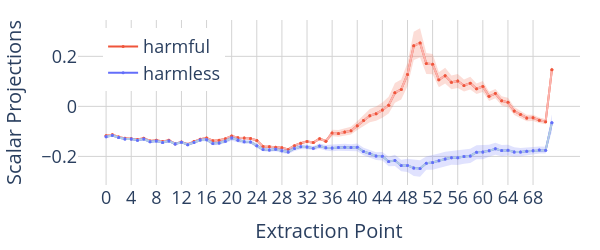

Here is the notebook cell this chart was saved with:
### Markdown cell above
### Projection of activations at each extraction point onto the chosen refusal direction

### Code cell
fig = go.Figure()

for category in ["harmful", "harmless"]:
    if category == "harmful":
        acts_normed = harmful_acts_normed
    else:
        acts_normed = harmless_acts_normed

    # layers x resid_modules x batch_size x dim
    activations = acts_normed[..., chosen_token_idx, :].cpu().numpy()

    # dim
    direction = refusal_dirs[chosen_layer, chosen_act_idx].cpu().numpy()

    # layers x resid_modules x batch_size
    scalar_projections = einops.einsum(
        activations,
        direction,
        "... batch_size dim, ... dim -> ... batch_size",
    )
    scalar_projections = np.nan_to_num(scalar_projections)
    print(category)
    print(scalar_projections.mean())
    degrees = np.rad2deg(np.arccos(scalar_projections))

    y_values = scalar_projections

    batch_size = scalar_projections.shape[-1]

    x_values = sum([[f"{l}", f"{l}-post"] for l in range(num_layers)], [])
    x_values = [str(i) for i in range(2 * num_layers)]

    # variance
    fig.add_trace(
        variance_plot(
            x=x_values,
            y=torch.tensor(y_values).reshape(-1, degrees.shape[-1]),
            yaxis="y",
            fillcolor=colour_map_opaque[category],
            showlegend=False,
        )
    )

    # mean
    ## for legend
    fig.add_trace(
        go.Scatter(
            x=x_values,
            y=y_values.mean(axis=-1).flatten(),
            mode="lines+markers",
            yaxis="y",
            marker=dict(color=colour_map[category], size=3),
            showlegend=True,
            name=category,
        )
    )
    ## for lines
    fig.add_trace(
        go.Scatter(
            x=x_values,
            y=y_values.mean(axis=-1).flatten(),
            mode="lines",
            yaxis="y",
            marker=dict(color=colour_map_light[category], size=3),
            showlegend=False,
            name=category,
        )
    )
    ## for markers
    fig.add_trace(
        go.Scatter(
            x=x_values,
            y=y_values.mean(axis=-1).flatten(),
            mode="markers",
            yaxis="y",
            marker=dict(color=colour_map[category], size=3),
            showlegend=False,
            name=category,
        )
    )

    activations -= 2 * einops.einsum(
        np.maximum(scalar_projections, 0),
        direction,
        "layer resid_module batch_size, dim -> layer resid_module batch_size dim",
    )
    scalar_projections = einops.einsum(
        activations,
        direction,
        "... batch_size dim, ... dim -> ... batch_size",
    )
    print(category)
    print(scalar_projections.mean())
    degrees = np.rad2deg(np.arccos(scalar_projections))

    y_values = scalar_projections


module_names = ["mid", "post"]
fig.update_layout(
    grid=dict(rows=1, columns=1),
    plot_bgcolor="white",
    xaxis=dict(
        type="category",
        dtick=4,
        title=dict(text="Extraction Point", font=dict(size=20)),
        gridcolor="lightgrey",
        tickfont=dict(size=18),
    ),
    yaxis=dict(
        title=dict(text="Scalar Projections", font=dict(size=20)),
        gridcolor="lightgrey",
        zeroline=False,
        tickfont=dict(size=18),
    ),
    hovermode="x unified",
    height=250,
    width=600,
    margin=dict(l=20, r=20, t=20, b=20),
    legend=dict(x=0.05, y=0.95, font=dict(size=18)),
)
fig.show()

# fig.write_image(VISUALIZATION_DIR / "prj_onto_refusal_dir.pdf", scale=5)

### Figure 1 — Plotly figure (JSON) as saved in the notebook; plotly's stock layout.template omitted (floating-point values rounded to 4 significant figures; data arrays with more than 128 entries replaced by an {"elided": "..."} marker saying what was removed)
{"data": [{"fill": "toself", "fillcolor": "rgba(239, 85, 59, 0.2)", "line": {"color": "rgba(239, 85, 59, 0.2)", "width": 0}, "mode": "lines", "showlegend": false, "type": "scatter", "x": {"elided": "144 str values"}, "y": {"elided": "144 float values"}, "yaxis": "y"}, {"marker": {"color": "#EF553B", "size": 3}, "mode": "lines+markers", "name": "harmful", "showlegend": true, "type": "scatter", "x": ["0", "1", "2", "3", "4", "5", "6", "7", "8", "9", "10", "11", "12", "13", "14", "15", "16", "17", "18", "19", "20", "21", "22", "23", "24", "25", "26", "27", "28", "29", "30", "31", "32", "33", "34", "35", "36", "37", "38", "39", "40", "41", "42", "43", "44", "45", "46", "47", "48", "49", "50", "51", "52", "53", "54", "55", "56", "57", "58", "59", "60", "61", "62", "63", "64", "65", "66", "67", "68", "69", "70", "71"], "y": [-0.1174, -0.1131, -0.1225, -0.1279, -0.1291, -0.1326, -0.1274, -0.1384, -0.1358, -0.1401, -0.1355, -0.149, -0.1426, -0.1511, -0.1407, -0.1315, -0.1262, -0.1369, -0.1351, -0.1293, -0.1189, -0.1254, -0.1264, -0.1288, -0.1359, -0.16, -0.1617, -0.1635, -0.1649, -0.1722, -0.1571, -0.147, -0.1405, -0.1448, -0.1293, -0.139, -0.1066, -0.1083, -0.1029, -0.09722, -0.0771, -0.05683, -0.0372, -0.02928, -0.01484, 0.004789, 0.05425, 0.06786, 0.1273, 0.2418, 0.2537, 0.1713, 0.1686, 0.1062, 0.1229, 0.09604, 0.1013, 0.08348, 0.09251, 0.07017, 0.07912, 0.04012, 0.051, 0.02223, 0.016, -0.01868, -0.03212, -0.04628, -0.04593, -0.05547, -0.06104, 0.1467], "yaxis": "y"}, {"marker": {"color": "rgb(251,180,174)", "size": 3}, "mode": "lines", "name": "harmful", "showlegend": false, "type": "scatter", "x": ["0", "1", "2", "3", "4", "5", "6", "7", "8", "9", "10", "11", "12", "13", "14", "15", "16", "17", "18", "19", "20", "21", "22", "23", "24", "25", "26", "27", "28", "29", "30", "31", "32", "33", "34", "35", "36", "37", "38", "39", "40", "41", "42", "43", "44", "45", "46", "47", "48", "49", "50", "51", "52", "53", "54", "55", "56", "57", "58", "59", "60", "61", "62", "63", "64", "65", "66", "67", "68", "69", "70", "71"], "y": [-0.1174, -0.1131, -0.1225, -0.1279, -0.1291, -0.1326, -0.1274, -0.1384, -0.1358, -0.1401, -0.1355, -0.149, -0.1426, -0.1511, -0.1407, -0.1315, -0.1262, -0.1369, -0.1351, -0.1293, -0.1189, -0.1254, -0.1264, -0.1288, -0.1359, -0.16, -0.1617, -0.1635, -0.1649, -0.1722, -0.1571, -0.147, -0.1405, -0.1448, -0.1293, -0.139, -0.1066, -0.1083, -0.1029, -0.09722, -0.0771, -0.05683, -0.0372, -0.02928, -0.01484, 0.004789, 0.05425, 0.06786, 0.1273, 0.2418, 0.2537, 0.1713, 0.1686, 0.1062, 0.1229, 0.09604, 0.1013, 0.08348, 0.09251, 0.07017, 0.07912, 0.04012, 0.051, 0.02223, 0.016, -0.01868, -0.03212, -0.04628, -0.04593, -0.05547, -0.06104, 0.1467], "yaxis": "y"}, {"marker": {"color": "#EF553B", "size": 3}, "mode": "markers", "name": "harmful", "showlegend": false, "type": "scatter", "x": ["0", "1", "2", "3", "4", "5", "6", "7", "8", "9", "10", "11", "12", "13", "14", "15", "16", "17", "18", "19", "20", "21", "22", "23", "24", "25", "26", "27", "28", "29", "30", "31", "32", "33", "34", "35", "36", "37", "38", "39", "40", "41", "42", "43", "44", "45", "46", "47", "48", "49", "50", "51", "52", "53", "54", "55", "56", "57", "58", "59", "60", "61", "62", "63", "64", "65", "66", "67", "68", "69", "70", "71"], "y": [-0.1174, -0.1131, -0.1225, -0.1279, -0.1291, -0.1326, -0.1274, -0.1384, -0.1358, -0.1401, -0.1355, -0.149, -0.1426, -0.1511, -0.1407, -0.1315, -0.1262, -0.1369, -0.1351, -0.1293, -0.1189, -0.1254, -0.1264, -0.1288, -0.1359, -0.16, -0.1617, -0.1635, -0.1649, -0.1722, -0.1571, -0.147, -0.1405, -0.1448, -0.1293, -0.139, -0.1066, -0.1083, -0.1029, -0.09722, -0.0771, -0.05683, -0.0372, -0.02928, -0.01484, 0.004789, 0.05425, 0.06786, 0.1273, 0.2418, 0.2537, 0.1713, 0.1686, 0.1062, 0.1229, 0.09604, 0.1013, 0.08348, 0.09251, 0.07017, 0.07912, 0.04012, 0.051, 0.02223, 0.016, -0.01868, -0.03212, -0.04628, -0.04593, -0.05547, -0.06104, 0.1467], "yaxis": "y"}, {"fill": "toself", "fillcolor": "rgba(99, 110, 250, 0.2)", "line": {"color": "rgba(99, 110, 250, 0.2)", "width": 0}, "mode": "lines", "showlegend": false, "type": "scatter", "x": {"elided": "144 str values"}, "y": {"elided": "144 float values"}, "yaxis": "y"}, {"marker": {"color": "#636EFA", "size": 3}, "mode": "lines+markers", "name": "harmless", "showlegend": true, "type": "scatter", "x": ["0", "1", "2", "3", "4", "5", "6", "7", "8", "9", "10", "11", "12", "13", "14", "15", "16", "17", "18", "19", "20", "21", "22", "23", "24", "25", "26", "27", "28", "29", "30", "31", "32", "33", "34", "35", "36", "37", "38", "39", "40", "41", "42", "43", "44", "45", "46", "47", "48", "49", "50", "51", "52", "53", "54", "55", "56", "57", "58", "59", "60", "61", "62", "63", "64", "65", "66", "67", "68", "69", "70", "71"], "y": [-0.1211, -0.1162, -0.1243, -0.1299, -0.1308, -0.1355, -0.1305, -0.1414, -0.1385, -0.1445, -0.1384, -0.1501, -0.1431, -0.1529, -0.1444, -0.1344, -0.1329, -0.1481, -0.1464, -0.1389, -0.1265, -0.1355, -0.1414, -0.1422, -0.157, -0.1721, -0.1739, -0.1715, -0.1771, -0.1823, -0.1682, -0.1618, -0.1621, -0.167, -0.1584, -0.1654, -0.1659, -0.1643, -0.1635, -0.1649, -0.1637, -0.1803, -0.1883, -0.1985, -0.1995, -0.2204, -0.2161, -0.2361, -0.236, -0.2461, -0.2482, -0.2272, -0.2243, -0.2171, -0.2105, -0.2055, -0.2054, -0.2005, -0.1982, -0.1831, -0.1824, -0.1777, -0.1691, -0.1768, -0.1752, -0.1821, -0.1827, -0.179, -0.1771, -0.174, -0.175, -0.06539], "yaxis": "y"}, {"marker": {"color": "rgb(179,205,227)", "size": 3}, "mode": "lines", "name": "harmless", "showlegend": false, "type": "scatter", "x": ["0", "1", "2", "3", "4", "5", "6", "7", "8", "9", "10", "11", "12", "13", "14", "15", "16", "17", "18", "19", "20", "21", "22", "23", "24", "25", "26", "27", "28", "29", "30", "31", "32", "33", "34", "35", "36", "37", "38", "39", "40", "41", "42", "43", "44", "45", "46", "47", "48", "49", "50", "51", "52", "53", "54", "55", "56", "57", "58", "59", "60", "61", "62", "63", "64", "65", "66", "67", "68", "69", "70", "71"], "y": [-0.1211, -0.1162, -0.1243, -0.1299, -0.1308, -0.1355, -0.1305, -0.1414, -0.1385, -0.1445, -0.1384, -0.1501, -0.1431, -0.1529, -0.1444, -0.1344, -0.1329, -0.1481, -0.1464, -0.1389, -0.1265, -0.1355, -0.1414, -0.1422, -0.157, -0.1721, -0.1739, -0.1715, -0.1771, -0.1823, -0.1682, -0.1618, -0.1621, -0.167, -0.1584, -0.1654, -0.1659, -0.1643, -0.1635, -0.1649, -0.1637, -0.1803, -0.1883, -0.1985, -0.1995, -0.2204, -0.2161, -0.2361, -0.236, -0.2461, -0.2482, -0.2272, -0.2243, -0.2171, -0.2105, -0.2055, -0.2054, -0.2005, -0.1982, -0.1831, -0.1824, -0.1777, -0.1691, -0.1768, -0.1752, -0.1821, -0.1827, -0.179, -0.1771, -0.174, -0.175, -0.06539], "yaxis": "y"}, {"marker": {"color": "#636EFA", "size": 3}, "mode": "markers", "name": "harmless", "showlegend": false, "type": "scatter", "x": ["0", "1", "2", "3", "4", "5", "6", "7", "8", "9", "10", "11", "12", "13", "14", "15", "16", "17", "18", "19", "20", "21", "22", "23", "24", "25", "26", "27", "28", "29", "30", "31", "32", "33", "34", "35", "36", "37", "38", "39", "40", "41", "42", "43", "44", "45", "46", "47", "48", "49", "50", "51", "52", "53", "54", "55", "56", "57", "58", "59", "60", "61", "62", "63", "64", "65", "66", "67", "68", "69", "70", "71"], "y": [-0.1211, -0.1162, -0.1243, -0.1299, -0.1308, -0.1355, -0.1305, -0.1414, -0.1385, -0.1445, -0.1384, -0.1501, -0.1431, -0.1529, -0.1444, -0.1344, -0.1329, -0.1481, -0.1464, -0.1389, -0.1265, -0.1355, -0.1414, -0.1422, -0.157, -0.1721, -0.1739, -0.1715, -0.1771, -0.1823, -0.1682, -0.1618, -0.1621, -0.167, -0.1584, -0.1654, -0.1659, -0.1643, -0.1635, -0.1649, -0.1637, -0.1803, -0.1883, -0.1985, -0.1995, -0.2204, -0.2161, -0.2361, -0.236, -0.2461, -0.2482, -0.2272, -0.2243, -0.2171, -0.2105, -0.2055, -0.2054, -0.2005, -0.1982, -0.1831, -0.1824, -0.1777, -0.1691, -0.1768, -0.1752, -0.1821, -0.1827, -0.179, -0.1771, -0.174, -0.175, -0.06539], "yaxis": "y"}], "layout": {"grid": {"columns": 1, "rows": 1}, "height": 250, "hovermode": "x unified", "legend": {"font": {"size": 18}, "x": 0.05, "y": 0.95}, "margin": {"b": 20, "l": 20, "r": 20, "t": 20}, "plot_bgcolor": "white", "width": 600, "xaxis": {"dtick": 4, "gridcolor": "lightgrey", "tickfont": {"size": 18}, "title": {"font": {"size": 20}, "text": "Extraction Point"}, "type": "category"}, "yaxis": {"gridcolor": "lightgrey", "tickfont": {"size": 18}, "title": {"font": {"size": 20}, "text": "Scalar Projections"}, "zeroline": false}}}
